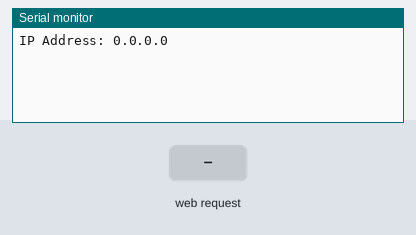
Bench run of a sketch on a simulated ESP8266 (NodeMCU). On the bench: the last lines printed to the serial monitor. The inputs (shaded band) are chosen by the test bench.

Above: at 1.2 s.
1.3 s: HTTP request GET /update received
At 2.5 s:
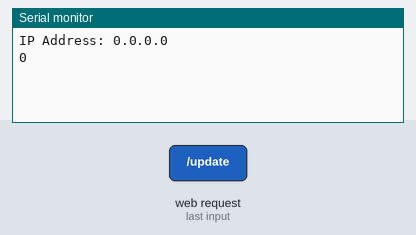
2.8 s: HTTP request GET /update?value=1 received
At 3.7 s:
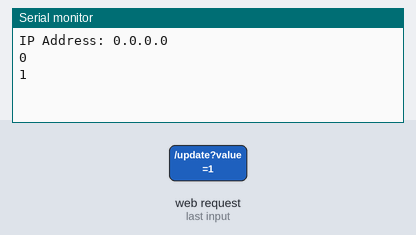

The sketch:

Hydra_Server.ino
```cpp
// Setup the server to receive data over WiFi
#include <ESP8266WiFi.h>
#include <ESP8266WebServer.h>

// Configuration parameters for Access Point
char * HydraRootSSID = "Hydra Server";
char * HydraRootPassword = "1234567890";
IPAddress ip(192, 168, 11, 4);
IPAddress gateway(192, 168, 11, 1);
IPAddress subnet(255, 255, 255, 0);

// Set up the server object
ESP8266WebServer server;

// Keep track of the sensor data that's going to be sent by the client
int sensor_value = 0;

void setup() {
  WiFi.mode(WIFI_AP);
  WiFi.softAPConfig(ip, gateway, subnet);
  WiFi.softAP(HydraRootSSID, HydraRootPassword);
  // Print IP Address as a sanity check
  Serial.begin(115200);
  Serial.println();
  Serial.print("IP Address: "); Serial.println(WiFi.localIP());
  // Configure the server's routes
  server.on("/",handleIndex); // use the top root path to report the last sensor value
  server.on("/update",handleUpdate); // use this route to update the sensor value
  server.begin();
}

void loop() {
  // put your main code here, to run repeatedly:
  server.handleClient();
}

void handleIndex() {
  server.send(200,"text/plain",String(sensor_value)); // we'll need to refresh the page for getting the latest value
}

void handleUpdate() {
  // The value will be passed as a URL argument
  sensor_value = server.arg("value").toInt();
  Serial.println(sensor_value);
  server.send(200,"text/plain","Updated");
}
```

Measured:
- after the input at 1.3 s, the serial monitor: prints a new line at once (image 1)
- after the input at 2.8 s, the serial monitor: prints a new line at once (image 2)
